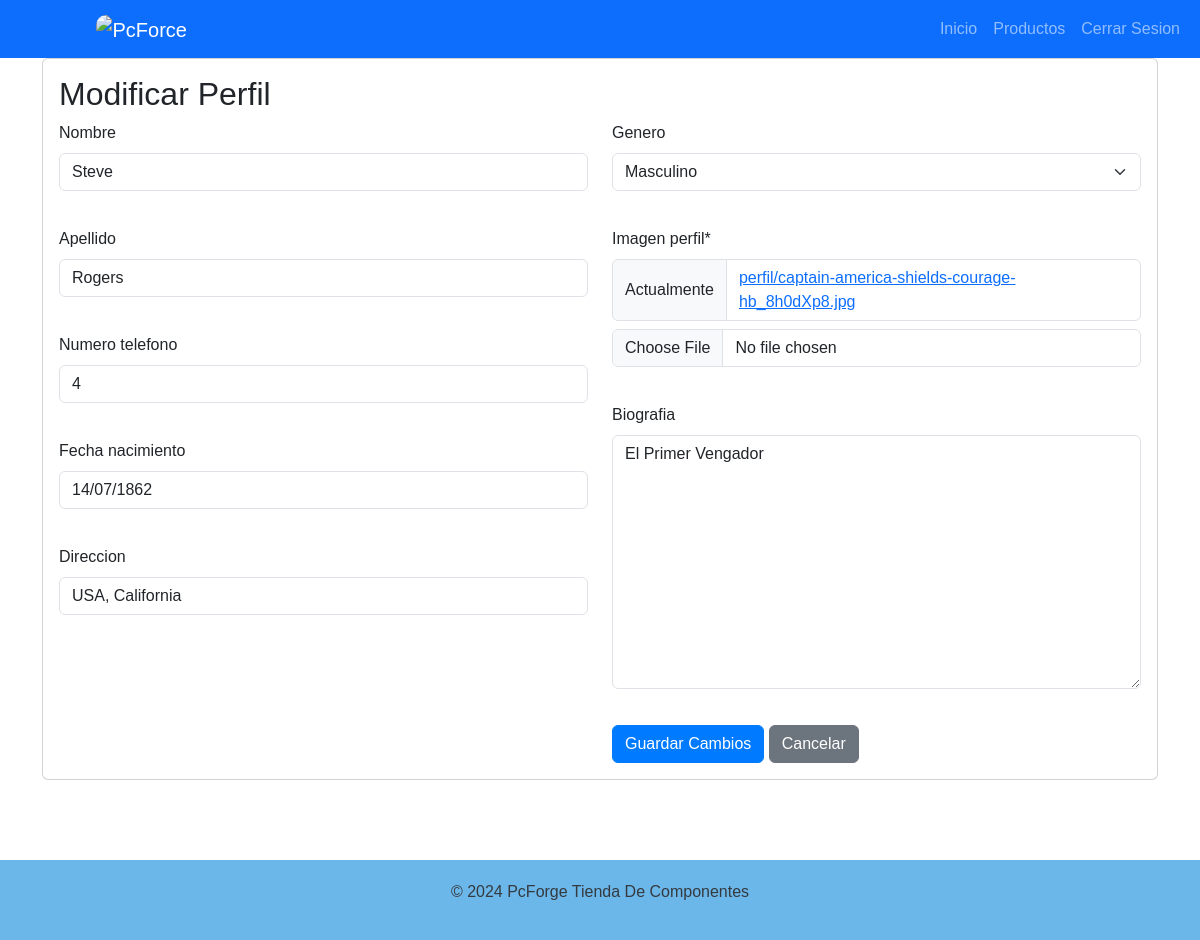
Page /modificar-perfil/ (signed in) on the committed database.
### app/models.py (models this page shows, shortened)
class UserProfile(models.Model):
    user = models.OneToOneField(User, on_delete=models.CASCADE)
    nombre = models.CharField(max_length=100, blank=True)
    apellido = models.CharField(max_length=100, blank=True)
    direccion = models.CharField(max_length=255, blank=True)
    numero_telefono = models.CharField(max_length=15, blank=True)
    fecha_nacimiento = models.DateField(null=True, blank=True)
    genero = models.CharField(max_length=10, choices=[('masculino', 'Masculino'), ('femenino', 'Femenino'), ('otro', 'Otro')], blank=True)
    imagen_perfil = models.ImageField(upload_to="perfil", null=True, blank=True)
    biografia = models.TextField(blank=True)

### app/views.py (the view)
# urls.py: path('modificar-perfil/', modificar_perfil, name='modificar_perfil'),
def modificar_perfil(request):
    perfil_usuario = request.user.userprofile
    if request.method == 'POST':
        formulario = UserProfileUpdateForm(request.POST, request.FILES, instance=perfil_usuario)
        if formulario.is_valid():
            formulario.save()
            messages.success(request, "Perfil modificado correctamente.")
            return redirect('ver_perfil')
    else:
        formulario = UserProfileUpdateForm(instance=perfil_usuario)
    return render(request, 'app/modificar_perfil.html', {'formulario': formulario})

### app/forms.py
class UserProfileUpdateForm(forms.ModelForm):
    imagen_perfil = forms.ImageField(validators=[validate_square_image])
    class Meta:
        model = UserProfile
        fields = ['nombre', 'apellido','direccion', 'numero_telefono', 'fecha_nacimiento', 'genero', 'imagen_perfil', 'biografia']

### app/templates/app/modificar_perfil.html (shortened to what this page needs)
{% extends 'app/base.html' %}
{% load crispy_forms_tags %}
{% block contenido %}
    <div class="container modificar_perfil">
        <div class="card">
            <div class="card-body">
                <h2 class="card-title">Modificar Perfil</h2>
                <form method="post" enctype="multipart/form-data">
                    <div class="row">
                        <div class="col-md-6">
                            <div class="row">
                                <div class="col-md-12">
                                    {{ formulario.nombre|as_crispy_field }}
                                </div>
                            </div>
                            <div class="row">
                                <div class="col-md-12">
                                    {{ formulario.apellido|as_crispy_field }}
                                </div>
                            </div>
                            <div class="row">
                                <div class="col-md-12">
                                    {{ formulario.numero_telefono|as_crispy_field }}
                                </div>
                            </div>
                            <div class="row">
                                <div class="col-md-12">
                                    {{ formulario.fecha_nacimiento|as_crispy_field }}
                                </div>
                            </div>
                            <div class="row">
                                <div class="col-md-12">
                                    {{ formulario.direccion|as_crispy_field }}
                                </div>
                            </div>
                        </div>
                        <div class="col-md-6">
                            <div class="row">
                                <div class="col-md-12">
                                    {{ formulario.genero|as_crispy_field }}
                                </div>
                            </div>
                            <div class="row">
                                <div class="col-md-12">
                                    {{ formulario.imagen_perfil|as_crispy_field }}
                                </div>
                            </div>
                            <div class="row">
                                <div class="col-md-12">
                                    {{ formulario.biografia|as_crispy_field }}
                                </div>
                            </div>
                            <div class="row mt-3">
                                <div class="col-md-12">
                                    <button type="submit" class="btn btn-primary">Guardar Cambios</button>
                                    <a href="{% url 'ver_perfil' %}" class="btn btn-secondary ml-2">Cancelar</a>
                                </div>
                            </div>
                        </div>
                    </div>
                </form>
            </div>
        </div>
    </div>
{% endblock %}

### app/static/app/css/style.css (style rules this page uses)
body { background-image: url(../img/foto_porta.jpg); color: #343a40; font-family: 'Arial', sans-serif; }
.btn-primary { background-color: #007bff; border-color: #007bff; }
.row:not(:last-child) { margin-bottom: 20px; }
.container.modificar_perfil { margin-bottom: 80px !important; }

### rows in the picture
UserProfile: nombre "Steve", apellido "Rogers", numero_telefono "4", fecha_nacimiento "14/07/1862", direccion "USA, California", genero "Masculino", biografia "El Primer Vengador"
